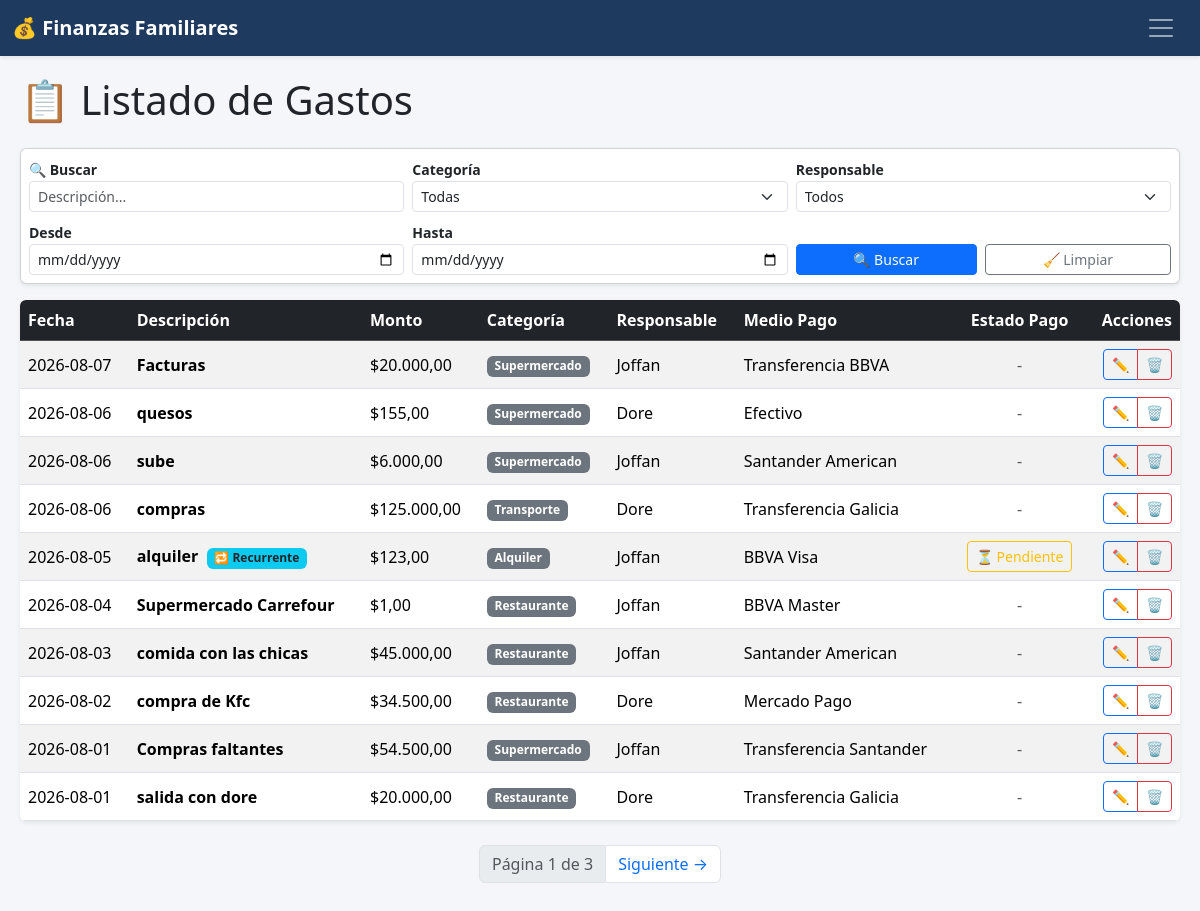
The page /gastos on the database its author committed.
### app.py (models this page shows)
class Gasto(db.Model):
    id = db.Column(db.Integer, primary_key=True)
    fecha = db.Column(db.String(20))
    descripcion = db.Column(db.String(200))
    monto = db.Column(db.Float)
    categoria = db.Column(db.String(50))
    responsable = db.Column(db.String(50))
    medio_pago = db.Column(db.String(50))
    gasto_recurrente_id = db.Column(db.Integer, db.ForeignKey('gasto_recurrente.id'), nullable=True)
    pagado = db.Column(db.Boolean, default=False)
    recurrente = db.relationship('GastoRecurrente', backref='gastos_generados', lazy=True)

### app.py (the view)
@app.route('/gastos')
def listar_gastos():
    pagina = request.args.get('pagina', 1, type=int)
    orden = request.args.get('orden', 'fecha')
    direccion = request.args.get('dir', 'desc')
    q = request.args.get('q', '').strip()
    categoria = request.args.get('categoria', '')
    responsable = request.args.get('responsable', '')
    fecha_desde = request.args.get('fecha_desde', '')
    fecha_hasta = request.args.get('fecha_hasta', '')
    query = Gasto.query
    if q:
        query = query.filter(Gasto.descripcion.ilike(f'%{q}%'))
    if categoria:
        query = query.filter(Gasto.categoria == categoria)
    if responsable:
        query = query.filter(Gasto.responsable == responsable)
    if fecha_desde:
        query = query.filter(Gasto.fecha >= fecha_desde)
    if fecha_hasta:
        query = query.filter(Gasto.fecha <= fecha_hasta)
    columna_orden = getattr(Gasto, orden, Gasto.fecha)
    if direccion == 'desc':
        query = query.order_by(columna_orden.desc())
    else:
        query = query.order_by(columna_orden.asc())
    gastos = query.paginate(page=pagina, per_page=10)
    categorias = [c[0] for c in db.session.query(Gasto.categoria).distinct().all() if c[0]]
    responsables = [r[0] for r in db.session.query(Gasto.responsable).distinct().all() if r[0]]
    if not categorias:
        categorias = ["Supermercado", "Restaurante", "Alquiler", "Agua", "Luz", "Gas", "Internet", "Telefono", "Educación", "Deportes", "Transporte", "Salud", "Vacaciones", "Fondo de Retiro", "Gastos Personales"]
    if not responsables:
        responsables = ["Joffan", "Dore"]
    return render_template(
        'gastos.html',
        gastos=gastos,
        orden=orden,
        direccion=direccion,
        categorias=sorted(categorias),
        responsables=sorted(responsables),
        q=q,
        categoria_sel=categoria,
        responsable_sel=responsable,
        fecha_desde=fecha_desde,
        fecha_hasta=fecha_hasta
    )

### app.py (called while the page is built)
@app.template_filter('moneda')
def moneda(valor):
    if valor is None:
        return "0,00"
    return f"{valor:,.2f}".replace(",", "X").replace(".", ",").replace("X", ".")

### templates/gastos.html (shortened to what this page needs)
{% extends "base.html" %}
{% block contenido %}
<h1 class="mb-4">📋 Listado de Gastos</h1>
<form method="get" class="card shadow-sm p-2 mb-3 w-100">
    <div class="row g-2">
        <div class="col-12 col-md-4">
            <label for="buscar" class="form-label fw-bold small mb-0 fs-7">🔍 Buscar</label>
            <input type="text" id="buscar" name="q" class="form-control form-control-sm" placeholder="Descripción..." value="{{ q }}">
        </div>
        <div class="col-12 col-md-4">
            <label for="categoria" class="form-label fw-bold small mb-0 fs-7">Categoría</label>
            <select id="categoria" name="categoria" class="form-select form-select-sm">
                <option value="">Todas</option>
            </select>
        </div>
        <div class="col-12 col-md-4">
            <label for="responsable" class="form-label fw-bold small mb-0 fs-7">Responsable</label>
            <select id="responsable" name="responsable" class="form-select form-select-sm">
                <option value="">Todos</option>
            </select>
        </div>
        <div class="col-12 col-md-4">
            <label for="desde" class="form-label fw-bold small mb-0 fs-7">Desde</label>
            <input type="date" id="desde" name="fecha_desde" class="form-control form-control-sm" value="{{ fecha_desde }}">
        </div>
        <div class="col-12 col-md-4">
            <label for="hasta" class="form-label fw-bold small mb-0 fs-7">Hasta</label>
            <input type="date" id="hasta" name="fecha_hasta" class="form-control form-control-sm" value="{{ fecha_hasta }}">
        </div>
        <div class="col-12 col-md-4 d-flex align-items-end">
            <div class="d-flex gap-2 w-100">
                <button type="submit" class="btn btn-sm btn-primary flex-fill text-nowrap" title="Aplicar filtros de búsqueda">🔍 Buscar</button>
                <a href="{{ url_for('listar_gastos') }}" class="btn btn-sm btn-outline-secondary flex-fill text-nowrap" title="Limpiar filtros de búsqueda">🧹 Limpiar</a>
            </div>
        </div>
    </div>
</form>
<div class="table-responsive shadow-sm rounded">
    <table class="table table-striped table-hover align-middle mb-0">
        <thead class="table-dark text-nowrap">
            <tr>
                <th><a href="/gastos?orden=fecha&dir={% if direccion == 'asc' %}desc{% else %}asc{% endif %}&q={{ q }}&categoria={{ categoria_sel }}&responsable={{ responsable_sel }}&fecha_desde={{ fecha_desde }}&fecha_hasta={{ fecha_hasta }}" class="text-white text-decoration-none">Fecha</a></th>
                <th><a href="/gastos?orden=descripcion&dir={% if direccion == 'asc' %}desc{% else %}asc{% endif %}&q={{ q }}&categoria={{ categoria_sel }}&responsable={{ responsable_sel }}&fecha_desde={{ fecha_desde }}&fecha_hasta={{ fecha_hasta }}" class="text-white text-decoration-none">Descripción</a></th>
                <th><a href="/gastos?orden=monto&dir={% if direccion == 'asc' %}desc{% else %}asc{% endif %}&q={{ q }}&categoria={{ categoria_sel }}&responsable={{ responsable_sel }}&fecha_desde={{ fecha_desde }}&fecha_hasta={{ fecha_hasta }}" class="text-white text-decoration-none">Monto</a></th>
                <th>Categoría</th>
                <th>Responsable</th>
                <th>Medio Pago</th>
                <th class="text-center">Estado Pago</th>
                <th class="text-end">Acciones</th>
            </tr>
        </thead>
        <tbody>
            {% for gasto in gastos.items %}
            <tr>
                <td class="text-nowrap">{{ gasto.fecha }}</td>
                <td>
                    <strong>{{ gasto.descripcion }}</strong>
                    {% if gasto.gasto_recurrente_id %}
                        <span class="badge bg-info text-dark ms-1" title="Gasto recurrente">🔁 Recurrente</span>
                    {% endif %}
                </td>
                <td class="text-nowrap">${{ gasto.monto | moneda }}</td>
                <td><span class="badge bg-secondary">{{ gasto.categoria }}</span></td>
                <td>{{ gasto.responsable }}</td>
                <td>{{ gasto.medio_pago }}</td>
                <td class="text-center text-nowrap">
                    {% if gasto.gasto_recurrente_id %}
                        {% if gasto.pagado %}
                            <a href="{{ url_for('toggle_pago_gasto', id=gasto.id) }}" class="btn btn-sm btn-success text-nowrap" title="Marcar como no pagado">✅ Pagado</a>
                        {% else %}
                            <a href="{{ url_for('toggle_pago_gasto', id=gasto.id) }}" class="btn btn-sm btn-outline-warning text-nowrap">⏳ Pendiente</a>
                        {% endif %}
                    {% else %}
                        <span class="text-muted">-</span>
                    {% endif %}
                </td>
                <td class="text-end text-nowrap">
                    <div class="btn-group btn-group-sm" role="group" aria-label="Acciones">
                        <a href="{{ url_for('editar_gasto', id=gasto.id) }}" class="btn btn-outline-primary" title="Editar">✏️</a>
                        <a href="{{ url_for('eliminar_gasto', id=gasto.id) }}" class="btn btn-outline-danger" onclick="return confirm('¿Eliminar gasto?')" title="Eliminar">🗑️</a>
                    </div>
                </td>
            </tr>
            {% else %}
            <tr>
                <td colspan="8" class="text-center py-4 text-muted">
                    No se encontraron gastos que coincidan con la búsqueda.
                </td>
            </tr>
            {% endfor %}
        </tbody>
    </table>
</div>
<nav class="mt-4">
    <ul class="pagination justify-content-center">
        <li class="page-item disabled">
            <a href="#" class="page-link">Página {{ gastos.page }} de {{ gastos.pages if gastos.pages > 0 else 1 }}</a>
        </li>
        {% if gastos.has_next %}
        <li class="page-item">
            <a href="/gastos?pagina={{ gastos.next_num }}&orden={{ orden }}&dir={{ direccion }}&q={{ q }}&categoria={{ categoria_sel }}&responsable={{ responsable_sel }}&fecha_desde={{ fecha_desde }}&fecha_hasta={{ fecha_hasta }}" class="page-link">Siguiente →</a>
        </li>
        {% endif %}
    </ul>
</nav>
{% endblock %}

### templates/base.html (style rules this page uses)
body { background-color: #f5f6fa; }

### rows shown on the page
Gasto: fecha "2026-08-07", descripcion "Facturas", monto|moneda "20.000,00", categoria "Supermercado", responsable "Joffan", medio_pago "Transferencia BBVA"
Gasto: fecha "2026-08-06", descripcion "quesos", monto|moneda "155,00", categoria "Supermercado", responsable "Dore", medio_pago "Efectivo"
Gasto: fecha "2026-08-06", descripcion "sube", monto|moneda "6.000,00", categoria "Supermercado", responsable "Joffan", medio_pago "Santander American"
Gasto: fecha "2026-08-06", descripcion "compras", monto|moneda "125.000,00", categoria "Transporte", responsable "Dore", medio_pago "Transferencia Galicia"
Gasto: fecha "2026-08-05", descripcion "alquiler", shows "🔁 Recurrente", monto|moneda "123,00", categoria "Alquiler", responsable "Joffan", medio_pago "BBVA Visa"
Gasto: fecha "2026-08-04", descripcion "Supermercado Carrefour", monto|moneda "1,00", categoria "Restaurante", responsable "Joffan", medio_pago "BBVA Master"
Gasto: fecha "2026-08-03", descripcion "comida con las chicas", monto|moneda "45.000,00", categoria "Restaurante", responsable "Joffan", medio_pago "Santander American"
Gasto: fecha "2026-08-02", descripcion "compra de Kfc", monto|moneda "34.500,00", categoria "Restaurante", responsable "Dore", medio_pago "Mercado Pago"
Gasto: fecha "2026-08-01", descripcion "Compras faltantes", monto|moneda "54.500,00", categoria "Supermercado", responsable "Joffan", medio_pago "Transferencia Santander"
Gasto: fecha "2026-08-01", descripcion "salida con dore", monto|moneda "20.000,00", categoria "Restaurante", responsable "Dore", medio_pago "Transferencia Galicia"

### other values the page prints
{{ gastos.page }} "1"
{{ gastos.pages if gastos.pages > 0 else 1 }} "3"
